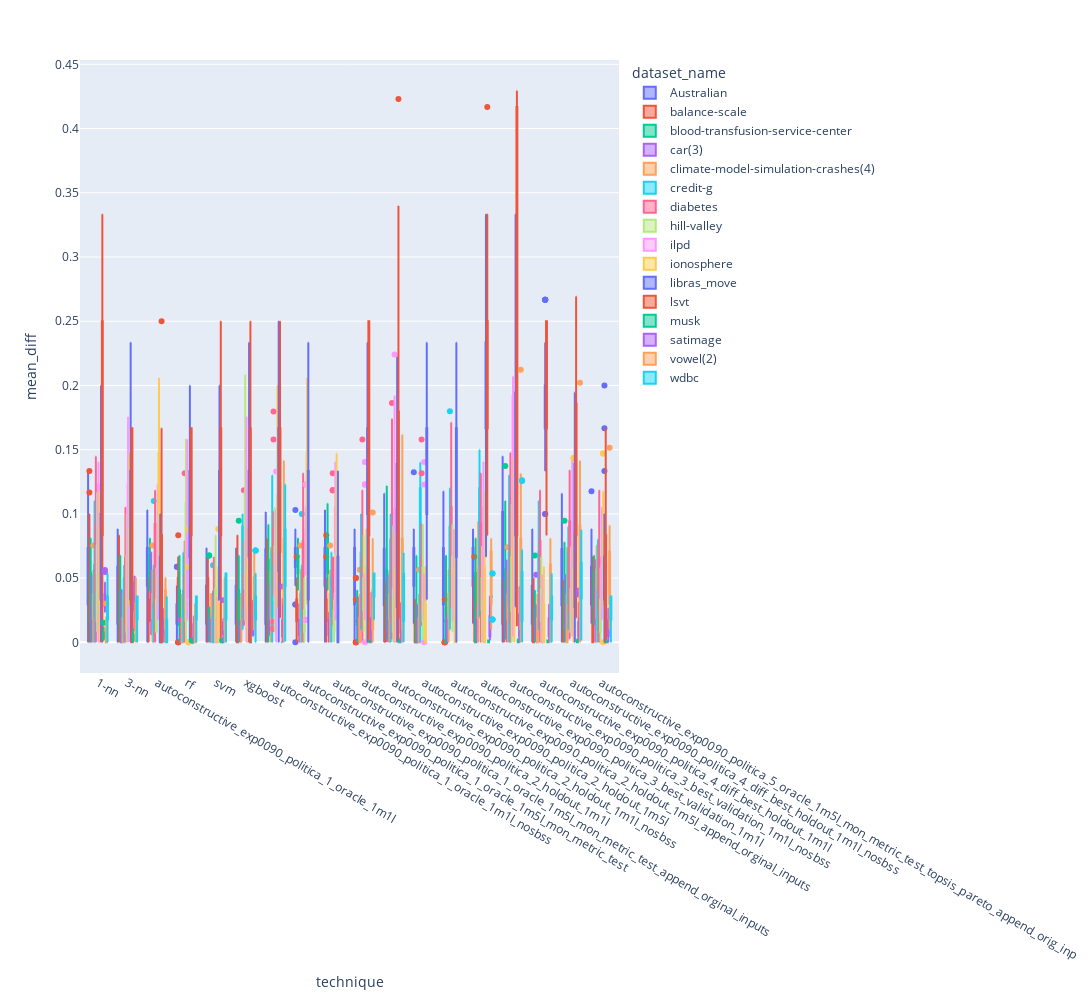

The cell this chart's notebook holds for it:
### Code cell
px.box(df_melted, x="technique", y="mean_diff", color="dataset_name", height=1000, width=2000)

### Figure 1 — Plotly figure (JSON) as saved in the notebook; plotly's stock layout.template omitted (floating-point values rounded to 4 significant figures; data arrays with more than 128 entries replaced by an {"elided": "..."} marker saying what was removed)
{"data": [{"alignmentgroup": "True", "hovertemplate": "dataset_name=Australian<br>technique=%{x}<br>mean_diff=%{y}<extra></extra>", "legendgroup": "Australian", "marker": {"color": "#636efa"}, "name": "Australian", "notched": false, "offsetgroup": "Australian", "orientation": "v", "showlegend": true, "type": "box", "x": {"elided": "324 str values"}, "x0": " ", "xaxis": "x", "y": {"elided": "324 float values"}, "y0": " ", "yaxis": "y"}, {"alignmentgroup": "True", "hovertemplate": "dataset_name=balance-scale<br>technique=%{x}<br>mean_diff=%{y}<extra></extra>", "legendgroup": "balance-scale", "marker": {"color": "#EF553B"}, "name": "balance-scale", "notched": false, "offsetgroup": "balance-scale", "orientation": "v", "showlegend": true, "type": "box", "x": {"elided": "323 str values"}, "x0": " ", "xaxis": "x", "y": {"elided": "323 float values"}, "y0": " ", "yaxis": "y"}, {"alignmentgroup": "True", "hovertemplate": "dataset_name=blood-transfusion-service-center<br>technique=%{x}<br>mean_diff=%{y}<extra></extra>", "legendgroup": "blood-transfusion-service-center", "marker": {"color": "#00cc96"}, "name": "blood-transfusion-service-center", "notched": false, "offsetgroup": "blood-transfusion-service-center", "orientation": "v", "showlegend": true, "type": "box", "x": {"elided": "356 str values"}, "x0": " ", "xaxis": "x", "y": {"elided": "356 float values"}, "y0": " ", "yaxis": "y"}, {"alignmentgroup": "True", "hovertemplate": "dataset_name=car(3)<br>technique=%{x}<br>mean_diff=%{y}<extra></extra>", "legendgroup": "car(3)", "marker": {"color": "#ab63fa"}, "name": "car(3)", "notched": false, "offsetgroup": "car(3)", "orientation": "v", "showlegend": true, "type": "box", "x": {"elided": "324 str values"}, "x0": " ", "xaxis": "x", "y": {"elided": "324 float values"}, "y0": " ", "yaxis": "y"}, {"alignmentgroup": "True", "hovertemplate": "dataset_name=climate-model-simulation-crashes(4)<br>technique=%{x}<br>mean_diff=%{y}<extra></extra>", "legendgroup": "climate-model-simulation-crashes(4)", "marker": {"color": "#FFA15A"}, "name": "climate-model-simulation-crashes(4)", "notched": false, "offsetgroup": "climate-model-simulation-crashes(4)", "orientation": "v", "showlegend": true, "type": "box", "x": {"elided": "324 str values"}, "x0": " ", "xaxis": "x", "y": {"elided": "324 float values"}, "y0": " ", "yaxis": "y"}, {"alignmentgroup": "True", "hovertemplate": "dataset_name=credit-g<br>technique=%{x}<br>mean_diff=%{y}<extra></extra>", "legendgroup": "credit-g", "marker": {"color": "#19d3f3"}, "name": "credit-g", "notched": false, "offsetgroup": "credit-g", "orientation": "v", "showlegend": true, "type": "box", "x": {"elided": "324 str values"}, "x0": " ", "xaxis": "x", "y": {"elided": "324 float values"}, "y0": " ", "yaxis": "y"}, {"alignmentgroup": "True", "hovertemplate": "dataset_name=diabetes<br>technique=%{x}<br>mean_diff=%{y}<extra></extra>", "legendgroup": "diabetes", "marker": {"color": "#FF6692"}, "name": "diabetes", "notched": false, "offsetgroup": "diabetes", "orientation": "v", "showlegend": true, "type": "box", "x": {"elided": "324 str values"}, "x0": " ", "xaxis": "x", "y": {"elided": "324 float values"}, "y0": " ", "yaxis": "y"}, {"alignmentgroup": "True", "hovertemplate": "dataset_name=hill-valley<br>technique=%{x}<br>mean_diff=%{y}<extra></extra>", "legendgroup": "hill-valley", "marker": {"color": "#B6E880"}, "name": "hill-valley", "notched": false, "offsetgroup": "hill-valley", "orientation": "v", "showlegend": true, "type": "box", "x": {"elided": "323 str values"}, "x0": " ", "xaxis": "x", "y": {"elided": "323 float values"}, "y0": " ", "yaxis": "y"}, {"alignmentgroup": "True", "hovertemplate": "dataset_name=ilpd<br>technique=%{x}<br>mean_diff=%{y}<extra></extra>", "legendgroup": "ilpd", "marker": {"color": "#FF97FF"}, "name": "ilpd", "notched": false, "offsetgroup": "ilpd", "orientation": "v", "showlegend": true, "type": "box", "x": {"elided": "386 str values"}, "x0": " ", "xaxis": "x", "y": {"elided": "386 float values"}, "y0": " ", "yaxis": "y"}, {"alignmentgroup": "True", "hovertemplate": "dataset_name=ionosphere<br>technique=%{x}<br>mean_diff=%{y}<extra></extra>", "legendgroup": "ionosphere", "marker": {"color": "#FECB52"}, "name": "ionosphere", "notched": false, "offsetgroup": "ionosphere", "orientation": "v", "showlegend": true, "type": "box", "x": {"elided": "324 str values"}, "x0": " ", "xaxis": "x", "y": {"elided": "324 float values"}, "y0": " ", "yaxis": "y"}, {"alignmentgroup": "True", "hovertemplate": "dataset_name=libras_move<br>technique=%{x}<br>mean_diff=%{y}<extra></extra>", "legendgroup": "libras_move", "marker": {"color": "#636efa"}, "name": "libras_move", "notched": false, "offsetgroup": "libras_move", "orientation": "v", "showlegend": true, "type": "box", "x": {"elided": "451 str values"}, "x0": " ", "xaxis": "x", "y": {"elided": "451 float values"}, "y0": " ", "yaxis": "y"}, {"alignmentgroup": "True", "hovertemplate": "dataset_name=lsvt<br>technique=%{x}<br>mean_diff=%{y}<extra></extra>", "legendgroup": "lsvt", "marker": {"color": "#EF553B"}, "name": "lsvt", "notched": false, "offsetgroup": "lsvt", "orientation": "v", "showlegend": true, "type": "box", "x": {"elided": "252 str values"}, "x0": " ", "xaxis": "x", "y": {"elided": "252 float values"}, "y0": " ", "yaxis": "y"}, {"alignmentgroup": "True", "hovertemplate": "dataset_name=musk<br>technique=%{x}<br>mean_diff=%{y}<extra></extra>", "legendgroup": "musk", "marker": {"color": "#00cc96"}, "name": "musk", "notched": false, "offsetgroup": "musk", "orientation": "v", "showlegend": true, "type": "box", "x": {"elided": "252 str values"}, "x0": " ", "xaxis": "x", "y": {"elided": "252 float values"}, "y0": " ", "yaxis": "y"}, {"alignmentgroup": "True", "hovertemplate": "dataset_name=satimage<br>technique=%{x}<br>mean_diff=%{y}<extra></extra>", "legendgroup": "satimage", "marker": {"color": "#ab63fa"}, "name": "satimage", "notched": false, "offsetgroup": "satimage", "orientation": "v", "showlegend": true, "type": "box", "x": {"elided": "252 str values"}, "x0": " ", "xaxis": "x", "y": {"elided": "252 float values"}, "y0": " ", "yaxis": "y"}, {"alignmentgroup": "True", "hovertemplate": "dataset_name=vowel(2)<br>technique=%{x}<br>mean_diff=%{y}<extra></extra>", "legendgroup": "vowel(2)", "marker": {"color": "#FFA15A"}, "name": "vowel(2)", "notched": false, "offsetgroup": "vowel(2)", "orientation": "v", "showlegend": true, "type": "box", "x": {"elided": "252 str values"}, "x0": " ", "xaxis": "x", "y": {"elided": "252 float values"}, "y0": " ", "yaxis": "y"}, {"alignmentgroup": "True", "hovertemplate": "dataset_name=wdbc<br>technique=%{x}<br>mean_diff=%{y}<extra></extra>", "legendgroup": "wdbc", "marker": {"color": "#19d3f3"}, "name": "wdbc", "notched": false, "offsetgroup": "wdbc", "orientation": "v", "showlegend": true, "type": "box", "x": {"elided": "244 str values"}, "x0": " ", "xaxis": "x", "y": {"elided": "244 float values"}, "y0": " ", "yaxis": "y"}], "layout": {"boxmode": "group", "height": 1000, "legend": {"title": {"text": "dataset_name"}, "tracegroupgap": 0}, "margin": {"t": 60}, "width": 2000, "xaxis": {"anchor": "y", "domain": [0, 1], "title": {"text": "technique"}}, "yaxis": {"anchor": "x", "domain": [0, 1], "title": {"text": "mean_diff"}}}}
